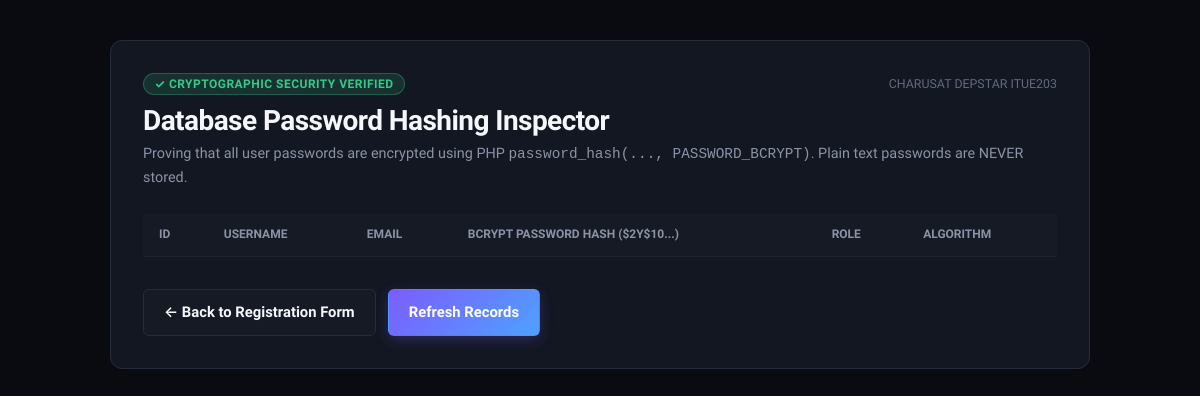
The app's page /WDF/Practical_09_Secure_Registration/verify-db.php, older data.
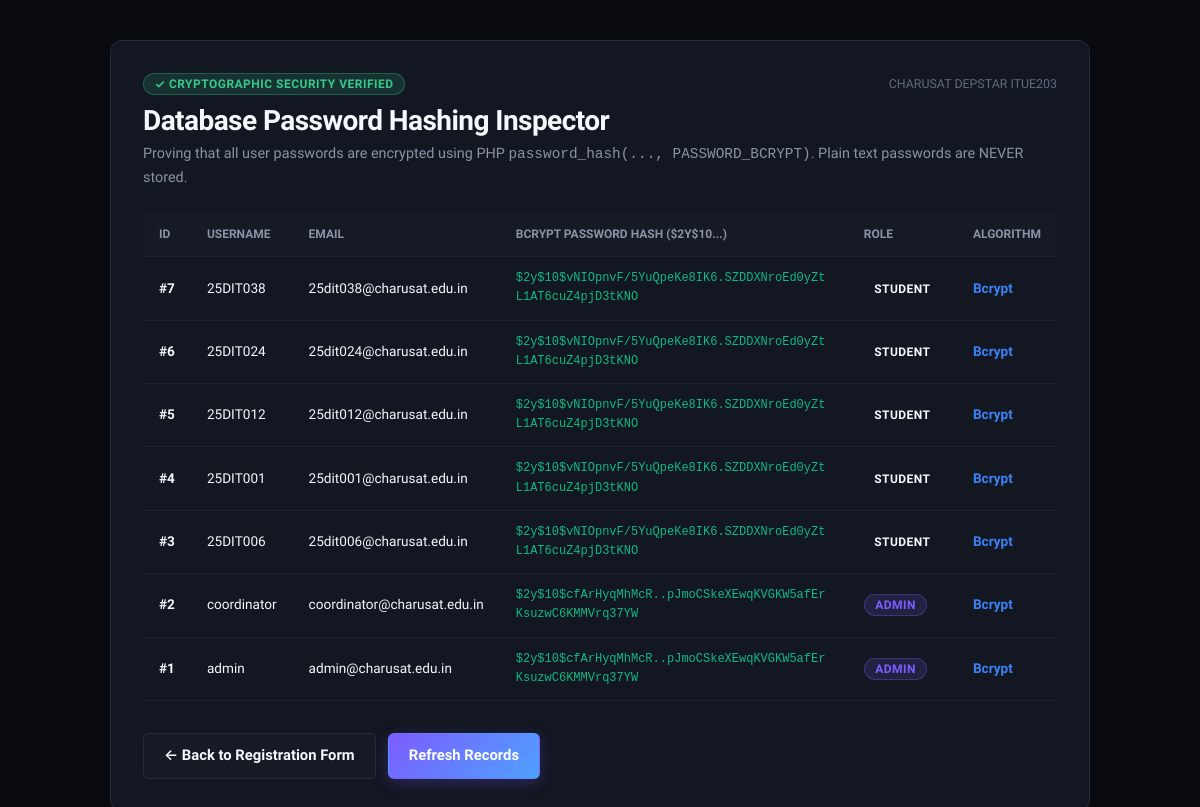
The same page, newer data.
### tables this page shows
CREATE TABLE `users` (
  `id` INT UNSIGNED NOT NULL AUTO_INCREMENT,
  `username` VARCHAR(50) NOT NULL,
  `email` VARCHAR(120) NOT NULL,
  `password_hash` VARCHAR(255) NOT NULL,
  `role` ENUM('student', 'admin') NOT NULL DEFAULT 'student',
  `full_name` VARCHAR(100) NOT NULL,
  `status` ENUM('active', 'inactive', 'suspended') NOT NULL DEFAULT 'active',
  `created_at` TIMESTAMP NOT NULL DEFAULT CURRENT_TIMESTAMP,
  PRIMARY KEY (`id`),
  UNIQUE KEY `idx_users_username` (`username`),
  UNIQUE KEY `idx_users_email` (`email`),
  KEY `idx_users_role` (`role`)
);

### WDF/Practical_09_Secure_Registration/verify-db.php (the view, shortened to what this page needs)
<?php
$pdo = getDbConnection();
$users = $pdo->query('SELECT id, username, email, password_hash, role, status, created_at FROM users ORDER BY id DESC LIMIT 10')->fetchAll();
?>
<!DOCTYPE html>
<html lang="en">
<head>
  <link rel="stylesheet" href="../../css/global.css">
  <link rel="stylesheet" href="../../css/components.css">
</head>
<body>
  <div class="card">
    <div style="display: flex; justify-content: space-between; align-items: center;">
      <span class="badge badge-success">✓ Cryptographic Security Verified</span>
      <span class="text-xs text-muted">CHARUSAT DEPSTAR ITUE203</span>
    </div>
    <h1 style="font-size: 1.75rem; margin-top: 0.5rem; margin-bottom: 0.25rem;">Database Password Hashing Inspector</h1>
    <p style="color: var(--text-secondary); font-size: 0.9rem;">
      Proving that all user passwords are encrypted using PHP <code>password_hash(..., PASSWORD_BCRYPT)</code>. Plain text passwords are NEVER stored.
    </p>
    <table>
      <thead>
        <tr>
          <th>ID</th>
          <th>Username</th>
          <th>Email</th>
          <th>Bcrypt Password Hash ($2y$10...)</th>
          <th>Role</th>
          <th>Algorithm</th>
        </tr>
      </thead>
      <tbody>
        <?php foreach ($users as $u): ?>
          <tr>
            <td><strong>#<?= $u['id'] ?></strong></td>
            <td><?= htmlspecialchars($u['username']) ?></td>
            <td><?= htmlspecialchars($u['email']) ?></td>
            <td class="hash-cell"><?= htmlspecialchars($u['password_hash']) ?></td>
            <td><span class="badge <?= $u['role'] === 'admin' ? 'badge-accent' : 'badge-blue' ?>"><?= htmlspecialchars($u['role']) ?></span></td>
            <td><strong style="color: #3B82F6;">Bcrypt</strong></td>
          </tr>
        <?php endforeach; ?>
      </tbody>
    </table>
    <div style="margin-top: 2rem; display: flex; gap: 0.75rem;">
      <a href="register.php" class="btn btn-secondary">← Back to Registration Form</a>
      <a href="verify-db.php" class="btn btn-primary">Refresh Records</a>
    </div>
  </div>
</body>
</html>

### css/global.css (style rules this page uses)
:root { --bg-primary: #090B10; --bg-surface: #10141C; --bg-elevated: #151A24; --bg-card: #121722; --bg-card-hover: #19202E; --bg-input: #0D1017; --text-primary: #F5F7FA; --text-secondary: #8B93A5; --text-muted: #626A7F; --text-inverse: #090B10; --border-subtle: #1C2230; --border-medium: #252D3D; --border-focus: #7C5CFF; --accent-primary: #7C5CFF; --accent-hover: #6D4AFF; --accent-soft: rgba(124, 92, 255, 0.15); --accent-gradient: linear-gradient(135deg, #7C5CFF 0%, #4EA1FF 100%); --accent-glow: rgba(124, 92, 255, 0.25); --success: #35C98A; --success-soft: rgba(53, 201, 138, 0.15); --warning: #F2B84B; --warning-soft: rgba(242, 184, 75, 0.15); --danger: #F26B6B; --danger-soft: rgba(242, 107, 107, 0.15); --info: #4EA1FF; --info-soft: rgba(78, 161, 255, 0.15); --shadow-sm: 0 1px 3px rgba(0, 0, 0, 0.25); --shadow-md: 0 4px 10px rgba(0, 0, 0, 0.35); --shadow-lg: 0 10px 24px rgba(0, 0, 0, 0.45); --shadow-glow: none; --radius-xs: 4px; --radius-sm: 6px; --radius-md: 8px; --radius-lg: 12px; --radius-xl: 14px; --radius-pill: 999px; --transition-fast: 150ms ease; --transition-base: 220ms ease; --transition-slow: 350ms ease; --font-sans: 'Plus Jakarta Sans', ui-sans-serif, system-ui, -apple-system, BlinkMacSystemFont, "Segoe UI", Roboto, sans-serif; --font-mono: 'JetBrains Mono', monospace; --sidebar-width: 260px; --sidebar-collapsed-width: 80px; --topbar-height: 72px; }
*, *::before, *::after { box-sizing: border-box; margin: 0; padding: 0; }
html { font-size: 16px; scroll-behavior: smooth; -webkit-text-size-adjust: 100%; }
body { font-family: var(--font-sans); background-color: var(--bg-primary); color: var(--text-primary); line-height: 1.6; min-height: 100vh; display: flex; flex-direction: column; overflow-x: hidden; transition: background-color var(--transition-base), color var(--transition-base); -webkit-font-smoothing: antialiased; -moz-osx-font-smoothing: grayscale; }
h1, h2, h3, h4, h5, h6 { font-family: var(--font-sans); font-weight: 700; color: var(--text-primary); line-height: 1.25; letter-spacing: -0.02em; }
h1 { font-size: 2.25rem; }
p { color: var(--text-secondary); font-size: 0.975rem; margin-bottom: 0.75rem; }
a { color: var(--accent-primary); text-decoration: none; transition: color var(--transition-fast); }
.text-muted { color: var(--text-muted); }
.text-xs { font-size: 0.775rem; }

### css/components.css (style rules this page uses)
.btn { display: inline-flex; align-items: center; justify-content: center; gap: 0.5rem; padding: 0.65rem 1.25rem; border-radius: var(--radius-sm); font-size: 0.925rem; font-weight: 600; text-align: center; transition: all var(--transition-fast); cursor: pointer; white-space: nowrap; user-select: none; border: 1px solid transparent; }
.btn-primary { background: var(--accent-gradient); color: #FFFFFF; box-shadow: 0 4px 14px var(--accent-glow); }
.btn-secondary { background: var(--bg-elevated); color: var(--text-primary); border-color: var(--border-medium); }
.card { background: var(--bg-card); border: 1px solid var(--border-subtle); border-radius: var(--radius-lg); padding: 1.5rem; transition: all var(--transition-base); position: relative; overflow: hidden; }
.badge { display: inline-flex; align-items: center; gap: 0.35rem; padding: 0.25rem 0.65rem; font-size: 0.75rem; font-weight: 700; border-radius: var(--radius-pill); text-transform: uppercase; letter-spacing: 0.04em; line-height: 1; }
.badge-accent { background: var(--accent-soft); color: var(--accent-primary); border: 1px solid rgba(124, 92, 255, 0.3); }
.badge-success { background: var(--success-soft); color: var(--success); border: 1px solid rgba(53, 201, 138, 0.3); }

### WDF/Practical_09_Secure_Registration/verify-db.php (style rules this page uses)
body { background: var(--bg-primary); color: var(--text-primary); padding: 2.5rem 1.5rem; }
.card { background: var(--bg-card); border: 1px solid var(--border-medium); border-radius: var(--radius-lg); padding: 2rem; max-width: 980px; margin: 0 auto; }
table { width: 100%; border-collapse: collapse; margin-top: 1.5rem; font-size: 0.85rem; }
th, td { padding: 0.75rem 1rem; border-bottom: 1px solid var(--border-subtle); text-align: left; }
th { background: var(--bg-elevated); color: var(--text-secondary); text-transform: uppercase; font-size: 0.75rem; }
.hash-cell { font-family: monospace; font-size: 0.75rem; color: #10B981; word-break: break-all; }

Row changes from the older to the newer data that the page shows:
added users: id "7", username "25DIT038", email "25dit038@charusat.edu.in", password_hash "$2y$10$vNIOpnvF/5YuQpeKe8IK6.SZDDXNroEd0yZtL1AT6cuZ4pjD3tKNO", role "STUDENT"
added users: id "6", username "25DIT024", email "25dit024@charusat.edu.in", password_hash "$2y$10$vNIOpnvF/5YuQpeKe8IK6.SZDDXNroEd0yZtL1AT6cuZ4pjD3tKNO", role "STUDENT"
added users: id "5", username "25DIT012", email "25dit012@charusat.edu.in", password_hash "$2y$10$vNIOpnvF/5YuQpeKe8IK6.SZDDXNroEd0yZtL1AT6cuZ4pjD3tKNO", role "STUDENT"
added users: id "4", username "25DIT001", email "25dit001@charusat.edu.in", password_hash "$2y$10$vNIOpnvF/5YuQpeKe8IK6.SZDDXNroEd0yZtL1AT6cuZ4pjD3tKNO", role "STUDENT"
added users: id "3", username "25DIT006", email "25dit006@charusat.edu.in", password_hash "$2y$10$vNIOpnvF/5YuQpeKe8IK6.SZDDXNroEd0yZtL1AT6cuZ4pjD3tKNO", role "STUDENT"
added users: id "2", username "coordinator", email "coordinator@charusat.edu.in", password_hash "$2y$10$cfArHyqMhMcR..pJmoCSkeXEwqKVGKW5afErKsuzwC6KMMVrq37YW", role "ADMIN"
added users: id "1", username "admin", email "admin@charusat.edu.in", password_hash "$2y$10$cfArHyqMhMcR..pJmoCSkeXEwqKVGKW5afErKsuzwC6KMMVrq37YW", role "ADMIN"
